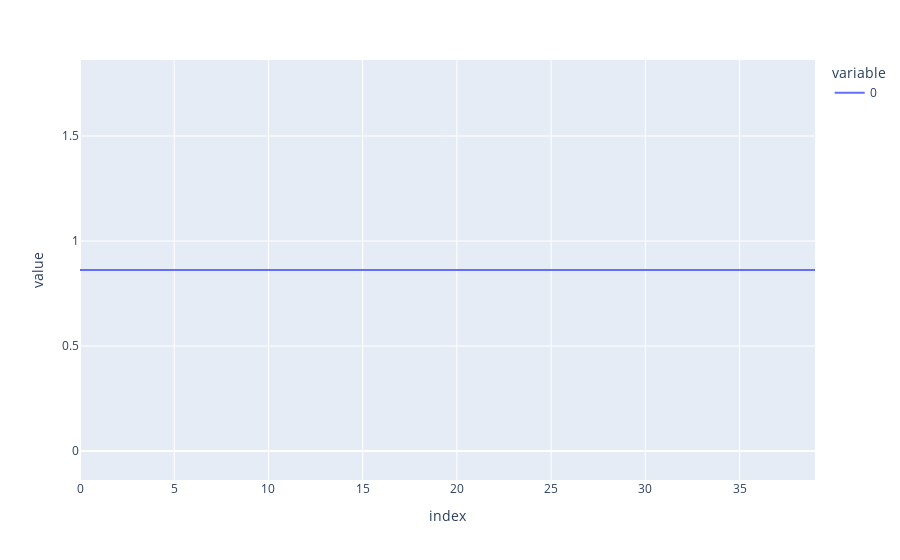

The code cell stored with this chart in its notebook:
### Code cell
pd.DataFrame(DenseRMSpropPrediction4)[:40].plot()

### Figure 1 — Plotly figure (JSON) as saved in the notebook; plotly's stock layout.template omitted (floating-point values rounded to 4 significant figures)
{"data": [{"hovertemplate": "variable=0<br>index=%{x}<br>value=%{y}<extra></extra>", "legendgroup": "0", "line": {"color": "#636efa", "dash": "solid"}, "mode": "lines", "name": "0", "orientation": "v", "showlegend": true, "type": "scatter", "x": [0, 1, 2, 3, 4, 5, 6, 7, 8, 9, 10, 11, 12, 13, 14, 15, 16, 17, 18, 19, 20, 21, 22, 23, 24, 25, 26, 27, 28, 29, 30, 31, 32, 33, 34, 35, 36, 37, 38, 39], "xaxis": "x", "y": [0.8619, 0.8619, 0.8619, 0.8619, 0.8619, 0.8619, 0.8619, 0.8619, 0.8619, 0.8619, 0.8619, 0.8619, 0.8619, 0.8619, 0.8619, 0.8619, 0.8619, 0.8619, 0.8619, 0.8619, 0.8619, 0.8619, 0.8619, 0.8619, 0.8619, 0.8619, 0.8619, 0.8619, 0.8619, 0.8619, 0.8619, 0.8619, 0.8619, 0.8619, 0.8619, 0.8619, 0.8619, 0.8619, 0.8619, 0.8619], "yaxis": "y"}], "layout": {"legend": {"title": {"text": "variable"}, "tracegroupgap": 0}, "margin": {"t": 60}, "xaxis": {"anchor": "y", "domain": [0, 1], "title": {"text": "index"}}, "yaxis": {"anchor": "x", "domain": [0, 1], "title": {"text": "value"}}}}
